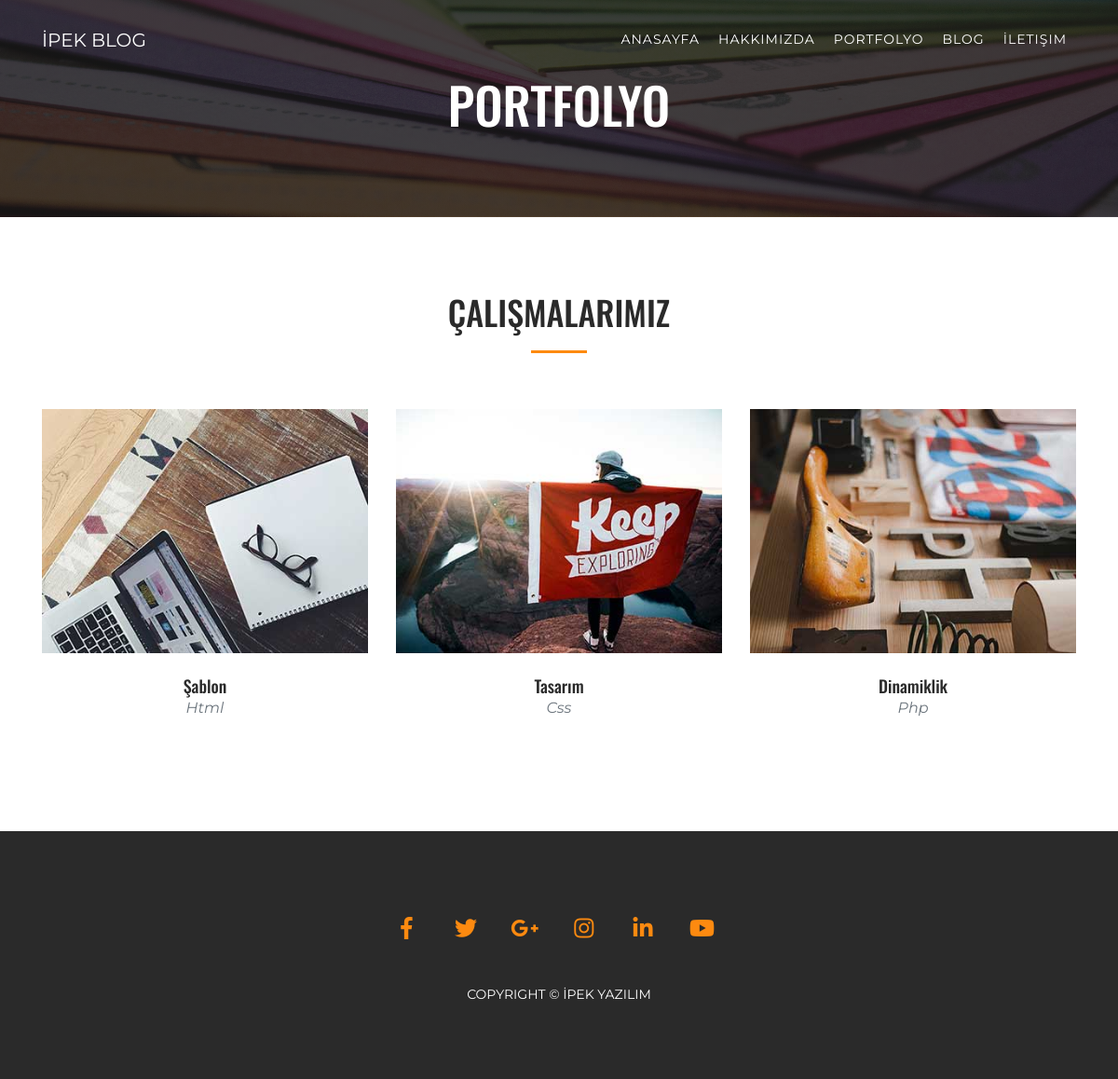
The app's page /blogw/portfolio.php with its own data.
### tables this page shows
CREATE TABLE `portfolios` (
  `portfolio_id` int(5) NOT NULL,
  `portfolio_name` varchar(50) NOT NULL,
  `portfolio_category` varchar(50) NOT NULL,
  `portfolio_img_sm` text NOT NULL,
  `portfolio_img_bg` text NOT NULL
);

### blogw/portfolio.php (the view, shortened to what this page needs)
<?php include "includes/header.php"; ?>
<?php include "includes/navigation.php"; ?>
<section class="page-image page-image-portfolio md-padding">
    <h1 class="text-white text-center">PORTFOLYO</h1>
</section>
<section id="portfolio" class="md-padding">
    <div class="container">
			<div class="row text-center">
				<div class="col-md-4 offset-md-4">
					<div class="section-header">
						<h2 class="title">ÇALIŞMALARIMIZ</h2>
					</div>
				</div>
			</div>
        <div class="row">
            <?php
                $sql_query = "SELECT * FROM portfolios";
                $select_all_portfolios = mysqli_query($conn, $sql_query);
                while($row = mysqli_fetch_assoc($select_all_portfolios))
                {
                    $portfolio_name     =   $row["portfolio_name"];
                    $portfolio_category =   $row["portfolio_category"];
                    $portfolio_img_sm   =   $row["portfolio_img_sm"];
                    $portfolio_img_bg   =   $row["portfolio_img_bg"];
                    ?>
                    <div class="col-md-4 col-sm-6 portfolio-item">
                        <a href="img/<?php echo $portfolio_img_bg; ?>" class="portfolio-link" data-lightbox="web-design"
                        data-title="<?php echo $portfolio_name; ?>" >
                            <img class="img-fluid" src="img/<?php echo $portfolio_img_sm; ?>" alt="">
                        </a>
                        <div class="portfolio-caption">
                            <h4><?php echo $portfolio_name; ?></h4>
                            <p class="text-muted"><?php echo $portfolio_category; ?></p>
                        </div>
                    </div>
                <?php } ?>
        </div>
    </div>
</section>
<?php include "includes/footer.php"; ?>

### blogw/css/style.css (style rules this page uses)
body { font-family: 'Montserrat', sans-serif; font-size: 13px; overflow-x: hidden; color: #868f9b; }
h1,h2,h3,h4,h5,h6 { font-family: 'Oswald', sans-serif; margin-top: 0; color: #2a2a2a; }
h1 { font-size: 54px; }
h2 { font-size: 36px; }
h4 { font-size: 18px; }
a { color: #FD8A10; text-decoration: none; transition: .2s opacity; font-size: 16px; }
section { position: relative; }
.md-padding { padding-top: 80px; padding-bottom: 80px; }
.section-header { position: relative; margin-bottom: 60px; }
.section-header .title { text-transform: capitalize; }
.title::after { content: ""; display: block; height: 3px; width: 60px; background-color: #FD8A10; margin: 20px auto 0; }
.page-image { display: table; width: 100%; }
.page-image-portfolio { background: linear-gradient( rgba(20, 20, 20, .8), rgba(20, 20, 20, .8)), url("../img/portfolioBG.jpg"); background-repeat: no-repeat; background-size: cover; background-position: center; }
#portfolio .portfolio-item { right: 0; margin: 0 0 15px; }
#portfolio .portfolio-item .portfolio-link { position: relative; display: block; max-width: 400px; margin: 0 auto; cursor: pointer; }
#portfolio .portfolio-item .portfolio-caption { max-width: 400px; margin: 0 auto; padding: 25px; text-align: center; }
#portfolio .portfolio-item .portfolio-caption h4 { margin: 0; text-transform: none; }
#portfolio .portfolio-item .portfolio-caption p { font-size: 16px; font-style: italic; margin: 0; }
#portfolio * { z-index: 2; }

### records on screen
portfolios: portfolio_img_sm (picture), portfolio_name "Şablon", portfolio_category "Html"
portfolios: portfolio_img_sm (picture), portfolio_name "Tasarım", portfolio_category "Css"
portfolios: portfolio_img_sm (picture), portfolio_name "Dinamiklik", portfolio_category "Php"
